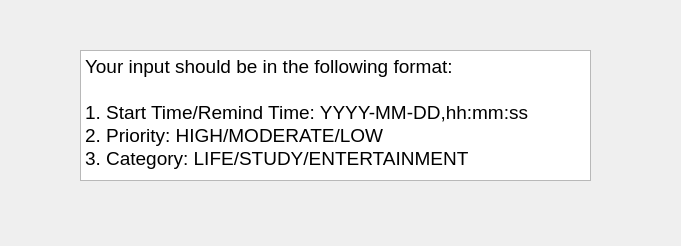
<?xml version="1.0" encoding="UTF-8"?>
<ui version="4.0">
 <class>Alt_Help</class>
 <widget class="QWidget" name="Alt_Help">
  <property name="geometry">
   <rect>
    <x>0</x>
    <y>0</y>
    <width>681</width>
    <height>246</height>
   </rect>
  </property>
  <property name="windowTitle">
   <string>Form</string>
  </property>
  <widget class="QTextBrowser" name="textBrowser">
   <property name="geometry">
    <rect>
     <x>80</x>
     <y>50</y>
     <width>511</width>
     <height>131</height>
    </rect>
   </property>
   <property name="font">
    <font>
     <pointsize>14</pointsize>
    </font>
   </property>
   <property name="html">
    <string>&lt;!DOCTYPE HTML PUBLIC &quot;-//W3C//DTD HTML 4.0//EN&quot; &quot;http://www.w3.org/TR/REC-html40/strict.dtd&quot;&gt;
&lt;html&gt;&lt;head&gt;&lt;meta name=&quot;qrichtext&quot; content=&quot;1&quot; /&gt;&lt;style type=&quot;text/css&quot;&gt;
p, li { white-space: pre-wrap; }
&lt;/style&gt;&lt;/head&gt;&lt;body style=&quot; font-family:'Ubuntu'; font-size:14pt; font-weight:400; font-style:normal;&quot;&gt;
&lt;p style=&quot; margin-top:0px; margin-bottom:0px; margin-left:0px; margin-right:0px; -qt-block-indent:0; text-indent:0px;&quot;&gt;Your input should be in the following format:&lt;/p&gt;
&lt;p style=&quot;-qt-paragraph-type:empty; margin-top:0px; margin-bottom:0px; margin-left:0px; margin-right:0px; -qt-block-indent:0; text-indent:0px;&quot;&gt;&lt;br /&gt;&lt;/p&gt;
&lt;p style=&quot; margin-top:0px; margin-bottom:0px; margin-left:0px; margin-right:0px; -qt-block-indent:0; text-indent:0px;&quot;&gt;1. Start Time/Remind Time: YYYY-MM-DD,hh:mm:ss&lt;/p&gt;
&lt;p style=&quot; margin-top:0px; margin-bottom:0px; margin-left:0px; margin-right:0px; -qt-block-indent:0; text-indent:0px;&quot;&gt;2. Priority: HIGH/MODERATE/LOW&lt;/p&gt;
&lt;p style=&quot; margin-top:0px; margin-bottom:0px; margin-left:0px; margin-right:0px; -qt-block-indent:0; text-indent:0px;&quot;&gt;3. Category: LIFE/STUDY/ENTERTAINMENT&lt;/p&gt;&lt;/body&gt;&lt;/html&gt;</string>
   </property>
  </widget>
 </widget>
 <resources/>
 <connections/>
</ui>
